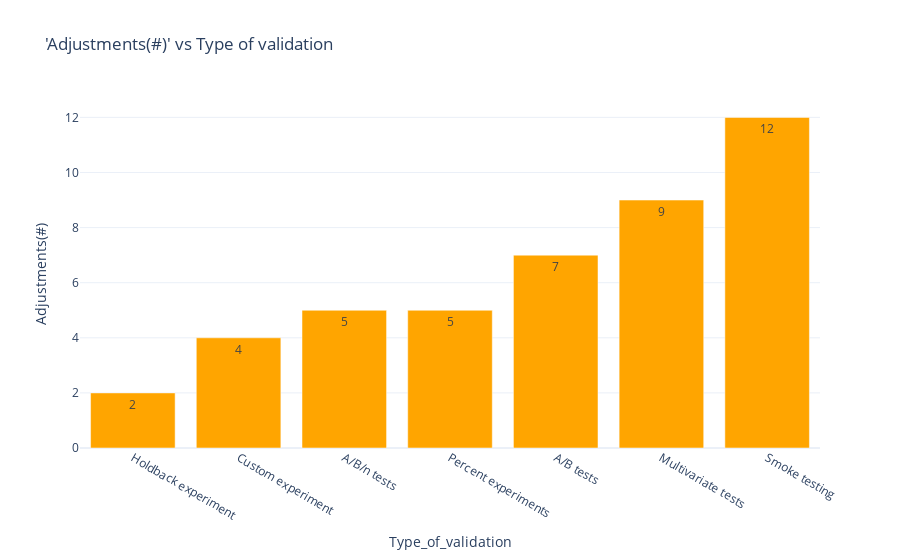

Source (notebook cell):
### Markdown cell above
# Adjustments(#)

### Code cell
df9=df.drop(['%of_total_experiments','ROI','Success_Rate_(%)','Tools-Off_the_shelf(%)','Data_analysis_(1-5)','User_interviews(1-5)','Surveys(1-5)','Field_research_(1-5)','Competitor_analysis(1-5)','Tools (#)','Integrations(#)','Data points(#)','Restarts(#)','Creativity(1-5)','Complexity(1-5)','Level_of_testing(#)'],axis=1)
sort = df9.sort_values('Adjustments(#)')
fig = px.bar(sort, x="Type_of_validation", y='Adjustments(#)',text='Adjustments(#)',
              title=" 'Adjustments(#)' vs Type of validation ")

fig.update_traces(marker_color='orange', showlegend=False)
fig.show()

### Figure 1 — Plotly figure (JSON) as saved in the notebook; plotly's stock layout.template omitted (floating-point values rounded to 4 significant figures)
{"data": [{"alignmentgroup": "True", "hoverlabel": {"namelength": 0}, "hovertemplate": "Type_of_validation=%{x}<br>Adjustments(#)=%{text}", "legendgroup": "", "marker": {"color": "orange"}, "name": "", "offsetgroup": "", "orientation": "v", "showlegend": false, "text": [2, 4, 5, 5, 7, 9, 12], "textposition": "auto", "type": "bar", "x": ["Holdback experiment", "Custom experiment", "A/B/n tests", "Percent experiments ", "A/B tests", "Multivariate tests", "Smoke testing"], "xaxis": "x", "y": [2, 4, 5, 5, 7, 9, 12], "yaxis": "y"}], "layout": {"barmode": "relative", "legend": {"tracegroupgap": 0}, "title": {"text": " 'Adjustments(#)' vs Type of validation "}, "xaxis": {"anchor": "y", "domain": [0, 1], "title": {"text": "Type_of_validation"}}, "yaxis": {"anchor": "x", "domain": [0, 1], "title": {"text": "Adjustments(#)"}}}}
